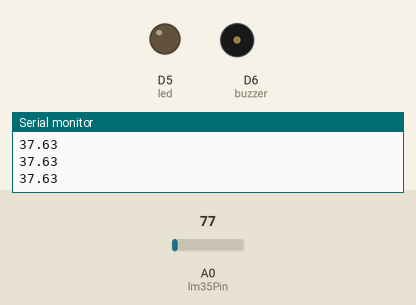
A sketch run on a simulated ESP8266 (NodeMCU). On the bench: output pins drawn as LEDs (lit = HIGH), buzzer (waves = sounding), the last lines printed to the serial monitor. Dashed ring = blinking. Inputs (shaded band) come from the test bench; at power-on: A0 (lm35Pin) = 77.

Above: at 1.2 s.
1.3 s: A0 (lm35Pin) set to 91
At 1.46 s:
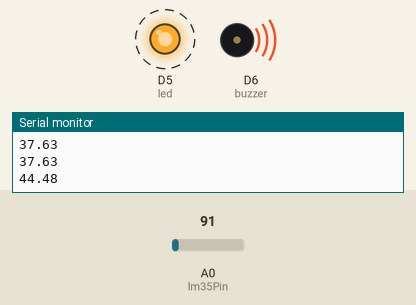
4.3 s: A0 (lm35Pin) set to 46
At 5.2 s:
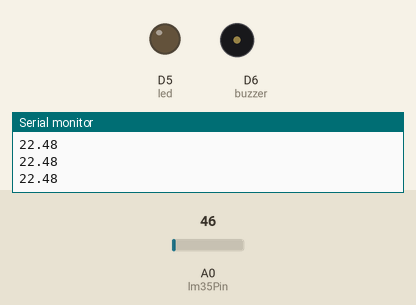
5.8 s: A0 (lm35Pin) set to 92
At 8.7 s:
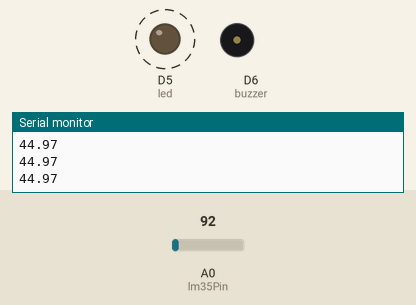
8.8 s: A0 (lm35Pin) set to 23
At 9.6 s:
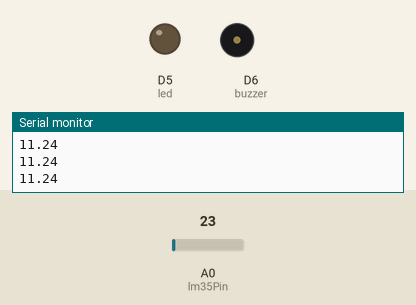
Timing chart, 0 to 11.3 s (numbered marks = the images above; inputs shaded):
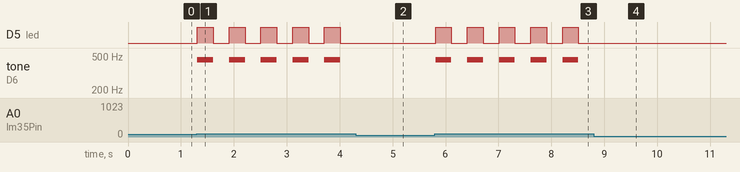

Measured:
- the behaviour switches between 81 and 82 on A0 (lm35Pin) (found by bisection; images 0 and 1)
- after the input at 1.3 s, D5 (led): alternates HIGH for 0.30 s and LOW for 0.30 s, starting at once; tone on D6 (buzzer): alternates 450 Hz for 0.30 s and silent for 0.30 s, starting at once
- after the input at 4.3 s, D5 (led): stops changing and stays LOW; tone on D6 (buzzer): stops changing and stays silent
- after the input at 5.8 s, D5 (led): alternates HIGH for 0.30 s and LOW for 0.30 s, starting at once; tone on D6 (buzzer): alternates 450 Hz for 0.30 s and silent for 0.30 s, starting at once
- after the input at 8.8 s, D5 (led): stops changing and stays LOW; tone on D6 (buzzer): stops changing and stays silent

The sketch:

LM35_Temperature.ino
```cpp
#define lm35Pin A0
#define led D5
#define buzzer D6
int okunan_deger = 0;
float sicaklik_gerilim = 0;
float sicaklik = 0;

void setup()
{

  pinMode(led,OUTPUT);
  pinMode(buzzer,OUTPUT);
  Serial.begin(9600);
}

void loop()
{
  okunan_deger = analogRead(lm35Pin);
  sicaklik_gerilim = (okunan_deger / 1023.0)*5000;
  sicaklik = sicaklik_gerilim /10.0;
  Serial.println(sicaklik);


  if(sicaklik >= 40){
    digitalWrite(led,HIGH);
    tone(buzzer,450);
    delay(300);
    digitalWrite(led,LOW);
    noTone(buzzer);
    delay(300);
  }
  else{

    digitalWrite(led,LOW);
    noTone(buzzer);


  }
}
```
